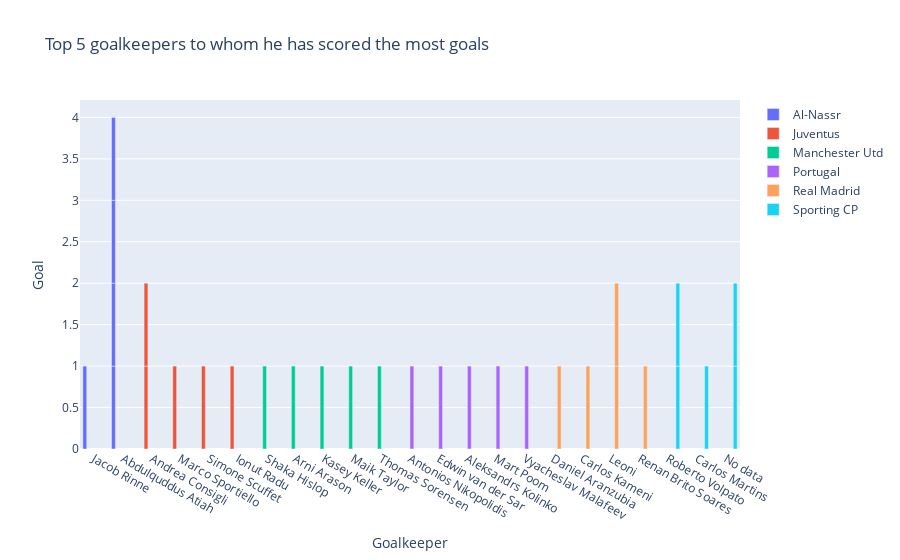

Notebook code for this chart:
### Code cell
#Agrupamos por squad y obtenemos los 5 porteros a los que más goles les ha metido ronaldo
top_5_porteros = df.groupby('Squad').apply(lambda x:x.nlargest(5, 'Goal')).reset_index(drop=True)

#creamos un objeto figura con plotly
fig = go.Figure()

#iteramos sobre cada squad y añadimos una traza de barras para los top 5 porteros a los que más goles a metido por squad

for squad, data, in top_5_porteros.groupby('Squad'):
    fig.add_trace(
        go.Bar(x= data['Goalkeeper'], y=data['Goal'], name=squad)
    )

#prezonalizamos el grafico 
fig.update_layout(
    barmode= 'group',
    xaxis_title = 'Goalkeeper',
    yaxis_title = 'Goal',
    title = 'Top 5 goalkeepers to whom he has scored the most goals'
)

fig.show()
"""
fig = go.Figure(
    data=[
        go.Bar(x=df['Squad'], y=df['Goal'], name=df['Goalkeeper']),
        go.Bar(x=df['Squad'], y=df['Goal'], name=df['Goalkeeper']),
        go.Bar(x=df['Squad'], y=df['Goal'], name=df['Goalkeeper']),
    ],
    layout=dict(
        barcornerradius=15,
    ),
)

fig.show() """

"""
fig = make_subplots(rows=1, cols=5, shared_yaxes=True)

fig.add_trace(
    go.Bar(x=df['Squad'], y=df['Goal'], name= df['Goalkeeper'], marker=dict(cornerradius=30)), 1, 1
)
fig.add_trace(
    go.Bar(x=df['Squad'], y=df['Goal'], name=df['Goalkeeper'], marker=dict(cornerradius="30%")),
    1,
    2,
)

fig.add_trace(
    go.Bar(x=df['Squad'], y=df['Goal'], name=['Goalkeeper']),
    1,
    3,
)

fig.update_layout(bargap=0.2, bargroupgap=0.1)

fig.show()"""

### Figure 1 — Plotly figure (JSON) as saved in the notebook; plotly's stock layout.template omitted (floating-point values rounded to 4 significant figures)
{"data": [{"name": "Al-Nassr", "type": "bar", "x": ["Jacob Rinne", "Abdulquddus Atiah", "Abdulquddus Atiah", "Abdulquddus Atiah", "Abdulquddus Atiah"], "y": [1, 1, 1, 1, 1]}, {"name": "Juventus", "type": "bar", "x": ["Andrea Consigli", "Andrea Consigli", "Marco Sportiello", "Simone Scuffet", "Ionut Radu"], "y": [1, 1, 1, 1, 1]}, {"name": "Manchester Utd", "type": "bar", "x": ["Shaka Hislop", "Arni Arason", "Kasey Keller", "Maik Taylor", "Thomas Sorensen"], "y": [1, 1, 1, 1, 1]}, {"name": "Portugal", "type": "bar", "x": ["Antonios Nikopolidis", "Edwin van der Sar", "Aleksandrs Kolinko", "Mart Poom", "Vyacheslav Malafeev"], "y": [1, 1, 1, 1, 1]}, {"name": "Real Madrid", "type": "bar", "x": ["Daniel Aranzubia", "Carlos Kameni", "Leoni", "Leoni", "Renan Brito Soares"], "y": [1, 1, 1, 1, 1]}, {"name": "Sporting CP", "type": "bar", "x": ["Roberto Volpato", "Roberto Volpato", "Carlos Martins", "No data", "No data"], "y": [1, 1, 1, 1, 1]}], "layout": {"barmode": "group", "title": {"text": "Top 5 goalkeepers to whom he has scored the most goals"}, "xaxis": {"title": {"text": "Goalkeeper"}}, "yaxis": {"title": {"text": "Goal"}}}}
